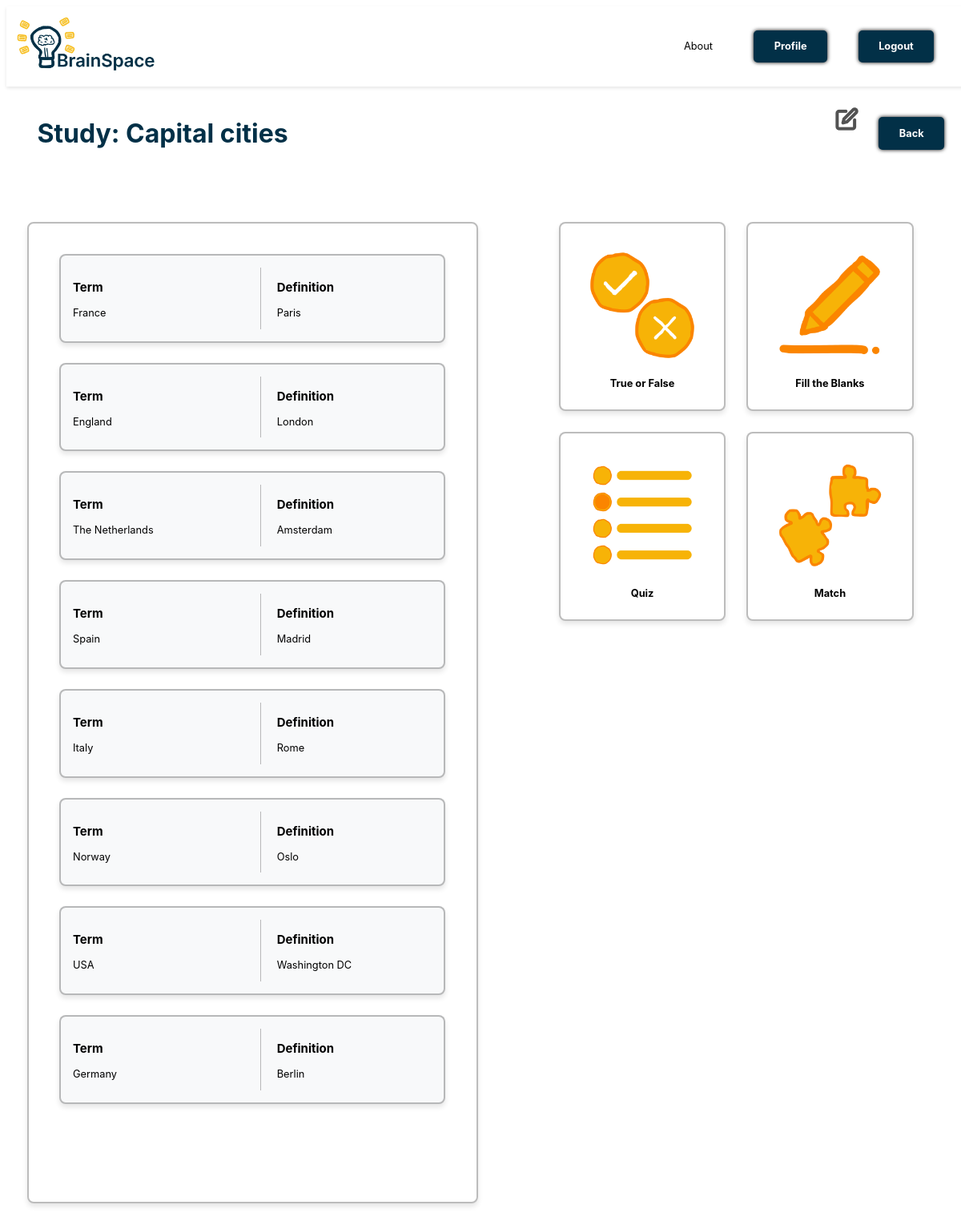
The page /study/1/ (signed in) on the database its author committed.
### cards/models.py (models this page shows, shortened)
class FlashcardSet(models.Model):
    user = models.ForeignKey(Profile, on_delete=models.CASCADE, related_name='flashcard_sets')
    name = models.CharField(max_length=255)
    created_at = models.DateTimeField(auto_now_add=True)
    baseline = models.FloatField(default=0)
    quickest_time = models.FloatField(null=True, blank=True)

class Flashcard(models.Model):
    set = models.ForeignKey(FlashcardSet, on_delete=models.CASCADE, related_name='flashcards')
    term = models.TextField()
    definition = models.TextField()
    interval = models.FloatField(default=86400)
    last_reviewed = models.DateTimeField(null=True, blank=True)
    ease_factor = models.FloatField(default=2.5)
    repetition = models.IntegerField(default=1)

### cards/views.py (the view)
    def wrapper(request, *args, **kwargs):
        if not request.user.profile.is_verified:
            return redirect('verify_email_prompt')
        return view_func(request, *args, **kwargs)

### cards/views.py (called while the page is built)
def email_verified_required(view_func):
    def wrapper(request, *args, **kwargs):
        if not request.user.profile.is_verified:
            return redirect('verify_email_prompt')
        return view_func(request, *args, **kwargs)
    return wrapper

@login_required
@email_verified_required
def study_set(request, set_id):
    flashcard_set = get_object_or_404(FlashcardSet, id=set_id, user=request.user.profile)
    flashcards = flashcard_set.flashcards.all()
    return render(request, 'cards/study.html', {
        'flashcard_set': flashcard_set,
        'flashcards': flashcards,
    })

### cards/templates/cards/study.html (shortened to what this page needs)
{% extends 'cards/header.html' %}
{% block content %}
{% load static %}
<div class="flashcard-nav-header">
    <div class="flashcard-nav-title">
        <h1>Study: {{ flashcard_set.name }}</h1>
    </div>
    <div class="flashcard-nav-buttons">
        <a href = "{% url 'edit' flashcard_set.id %}"><img src = "{% static 'images/Edit.png' %}"></a>
        <a href = "{% url 'dashboard' %}" class="loginbtn">Back</a>
    </div>
</div>
<div class="dashboard">
    <div class="flashcard-sidebar">
        <div class="scrollbox">
            {% for flashcard in flashcards %}
            <div class="flashcard-box">
                <div class="term-container">
                    <h3 class="term-heading">Term</h3>
                    <p class="term">{{ flashcard.term }}</p>
                </div>
                <div class="definition-container">
                    <h3 class="definition-heading">Definition</h3>
                    <p class="definition">{{ flashcard.definition }}</p>
                </div>
            </div>
            {% empty %}
            <p>No flashcards found in this set.</p>
            {% endfor %}
        </div>
    </div>
    <div class="study-grid">
        <div class="option-box">
            <a href="{% url 'setup_true_false' flashcard_set.id %}" class="study-option">
                <img src="{% static 'images/true_or_false.png' %}" alt="True or False">
            </a>
            True or False
        </div>
        <div class="option-box">
            <a href="{% url 'setup_fill_the_blanks' flashcard_set.id %}" class="study-option">
                <img src="{% static 'images/fill_blank.png' %}" alt="Fill the Blanks">
            </a>
            Fill the Blanks
        </div>
        <div class="option-box">
            <a href="{% url 'setup_quiz' flashcard_set.id %}" class="study-option">
                <img src="{% static 'images/multiple_choice.png' %}" alt="Quiz">
            </a>
            Quiz
        </div>
        <div class="option-box">
            <a href="{% url 'setup_match' flashcard_set.id %}" class="study-option">
                <img src="{% static 'images/match.png' %}" alt="Match">
            </a>
            Match
        </div>
    </div>
</div>
{% endblock %}

### static/css/styles.css (style rules this page uses)
html { font-size: 80%; overflow-x: hidden; }
body { font-family: 'Inter', Arial, sans-serif; height: 100vh; display: flex; flex-wrap: wrap; justify-content: center; }
h1 { font-size: 2.5rem; margin-left: 2rem; color: #023047; }
.loginbtn { display: inline-block; margin: 1rem; padding: 1rem 2rem; background-color: #023047; color: #fff; font-weight: bold; text-decoration: none; border-radius: 5px; text-align: center; box-shadow: #000000 0px 0px 5px; }
.flashcard-sidebar { width: 55%; height: 100%; display: flex; flex-direction: column; min-width: 27rem; }
.scrollbox { width: 90%; height: 70vh; padding: 3rem; margin-top: 2rem; overflow-y: auto; border: 2px solid #00000043; border-radius: 8px; box-shadow: 0 4px 6px rgba(0, 0, 0, 0.1); }
.badge-shop .header, .flashcard-nav-header { width: 100%; display: flex; align-items: center; justify-content: space-between; padding: 1rem; }
.flashcard-nav-title { display: flex; align-items: center; gap: 10px; }
.flashcard-nav-buttons { display: flex; gap: 1rem; float: right; width: 30%; justify-content: right; margin: 1rem; flex-wrap: wrap; }
.flashcard-box { display: flex; justify-content: space-between; align-items: center; margin-bottom: 25px; padding: 15px; border: 2px solid #00000043; border-radius: 8px; background-color: #f8f9fa; box-shadow: 0 4px 6px rgba(0, 0, 0, 0.1); width: 100%; box-sizing: border-box; }
.dashboard { display: flex; gap: 8rem; padding: 2rem; justify-content: center; }
.term-container, .definition-container { flex: 1; margin-right: 20px; }
.definition-container { margin-right: 0; text-align: left; }
.study-grid { display: grid; grid-template-columns: repeat(2, 1fr); gap: 2rem; padding: 2rem; height: 95% }
.study-option img { width: 12rem; height: auto; display: block; margin-bottom: 1rem; }
.option-box { font-weight: bold; display: flex; flex-direction: column; align-items: center; justify-content: center; padding: 2rem; border: 2px solid #00000043; border-radius: 8px; background-color: #ffffff; box-shadow: 0 4px 6px rgba(0, 0, 0, 0.1); width: 100%; box-sizing: border-box; transition: transform 0.2s ease-in-out, opacity 0.2s ease-in-out; }

### rows shown on the page
FlashcardSet: name "Capital cities"
Flashcard: term "France", definition "Paris"
Flashcard: term "England", definition "London"
Flashcard: term "The Netherlands", definition "Amsterdam"
Flashcard: term "Spain", definition "Madrid"
Flashcard: term "Italy", definition "Rome"
Flashcard: term "Norway", definition "Oslo"
Flashcard: term "USA", definition "Washington DC"
Flashcard: term "Germany", definition "Berlin"
